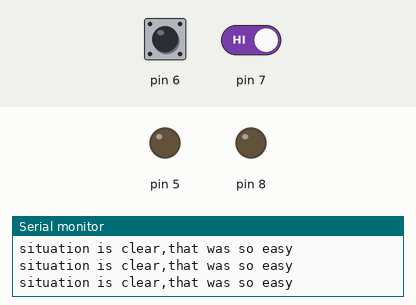
A sketch run on a simulated Arduino Uno, built with avr-gcc and run on an emulated ATmega328P. Shown: output pins drawn as LEDs (lit = HIGH), the last lines printed to the serial monitor. The inputs (shaded band) are chosen by the test bench; at power-on: pin 6 HIGH, pin 7 HIGH.

Above: at 1.8 s.
1.9 s: pin 6 driven LOW
At 2.6 s:
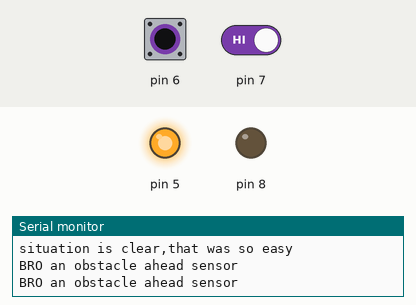
3.5 s: pin 7 driven LOW
At 4.6 s:
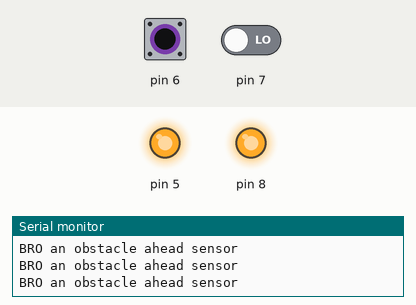
5.1 s: pin 6 driven HIGH
At 6.5 s:
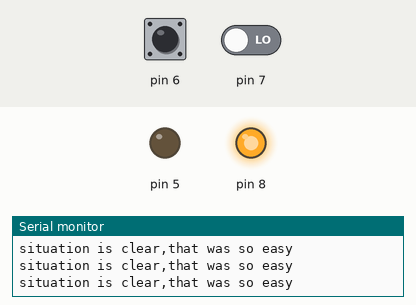
6.8 s: pin 7 driven HIGH
At 7.4 s:
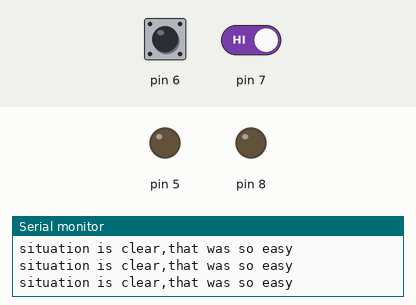
8.4 s: pin 6 pulsed LOW 2 times (0.12 s each, 0.3 s apart)
At 8.8 s:
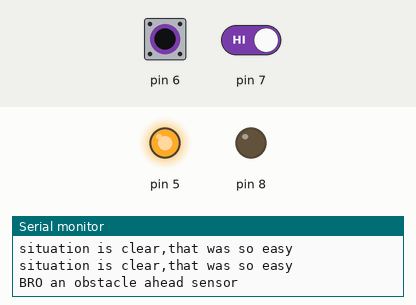
Timing chart, 0 to 11.4 s (numbered marks = the images above; inputs shaded):
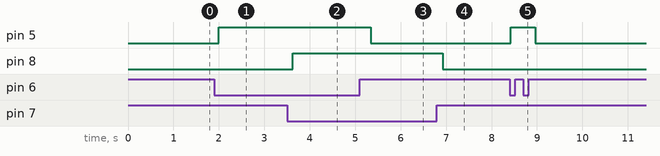

Measured:
- after the input at 1.9 s, pin 5: LOW → HIGH after 0.10 s
- after the input at 3.5 s, pin 8: LOW → HIGH after 0.12 s
- after the input at 5.1 s, pin 5: HIGH → LOW after 0.24 s
- after the input at 6.8 s, pin 8: HIGH → LOW after 0.13 s
- after the input at 8.4 s, pin 5: LOW → HIGH at once, → LOW 0.53 s later

The sketch:

avoid_obst.ino
```cpp
#include<SoftwareSerial.h>
SoftwareSerial BTserial(10,11);//rx n tx
int x=HIGH;
int y=HIGH;
void setup()
{
pinMode(5,OUTPUT);
pinMode(6,INPUT);
pinMode(7,INPUT);
pinMode(8,OUTPUT);

Serial.begin(9600);
BTserial.begin(9600);

  // put your setup code here, to run once:

}


void loop()
{
  y=digitalRead(7);
  x=digitalRead(6);
  if(x==0)
  {
    Serial.println("BRO an obstacle ahead sensor");

    digitalWrite(5,HIGH);
    // put your main code here, to run repeatedly:
    BTserial.println("obstacle on the right side");
  }
else
{
Serial.println("situation is clear,that was so easy");
digitalWrite(5,LOW);
}
if(y==0)
{
  digitalWrite(8,HIGH);

BTserial.println("obstacle on the left side");


}

else
{
  digitalWrite(8,LOW);
}
if(x==0 && y==0)
{
  digitalWrite(5,HIGH);
  digitalWrite(8,HIGH);
  BTserial.println("something ahead of you");
}
delay(500);
}
```
